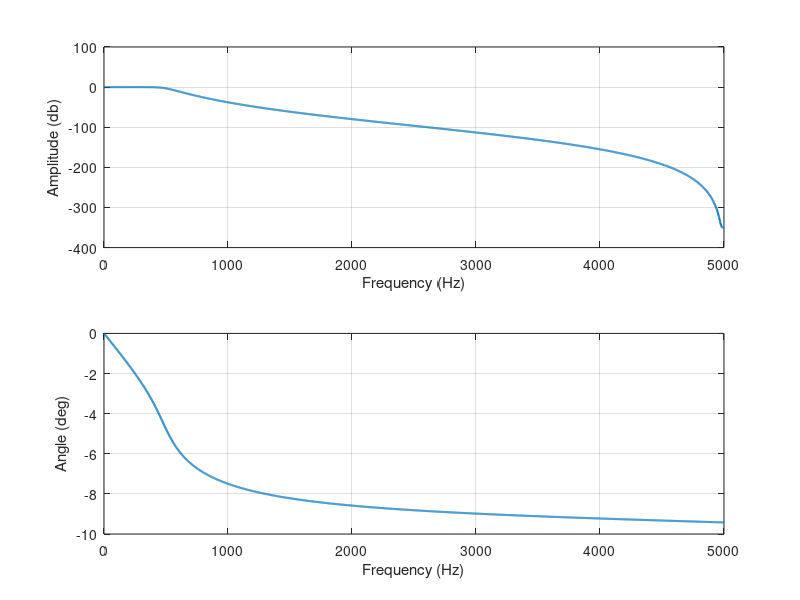

The MATLAB script that drew this image: (Note: this script raises an error after producing the figure.)
wc = 500*2*pi;
Den = [1 3.8637 7.4641 9.1416 7.4641 3.8637 1] ./ [wc^6 wc^5 wc^4 wc^3 wc^2 wc^1 1]; 
Hs = tf(1,Den);

Fs = 10000;

Hz = c2d (Hs,1/Fs,'tustin');

[resp,freq]=freqz(Hz.Num{1},Hz.Den{1},2048,Fs);
[resp_ang,freq_ang]=phasez(Hz.Num{1},Hz.Den{1}, 2048,Fs);

figure;
subplot(2,1,1)
plot(freq,20*log10(abs(resp)),'LineWidth',1.5)
grid on;
xlabel('Frequency (Hz)')
ylabel('Amplitude (db)')

subplot(2,1,2)
plot(freq_ang,resp_ang,'LineWidth',1.5)
grid on;
xlabel('Frequency (Hz)')
ylabel('Angle (deg)')

% Print
fig = gcf;
fig.PaperUnits = 'centimeters';
fig.Units = 'centimeters';
fig.PaperSize  = [13 11];
fig.PaperPosition = [0 0 13 11];
print(fig,'./figures/signal_generated','-dpdf','-r200'); 